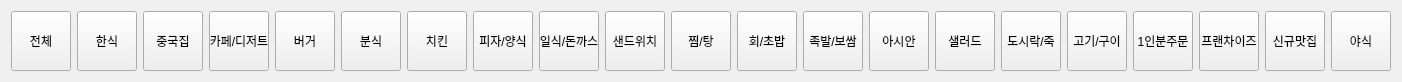
       <widget class="QWidget" name="scrollAreaWidgetContents">
        <property name="geometry">
         <rect>
          <x>-539</x>
          <y>0</y>
          <width>1400</width>
          <height>81</height>
         </rect>
        </property>
        <layout class="QHBoxLayout" name="horizontalLayout_3">
         <item>
          <layout class="QHBoxLayout" name="horizontalLayout">
           <item>
            <widget class="QPushButton" name="pushButton_6">
             <property name="minimumSize">
              <size>
               <width>60</width>
               <height>60</height>
              </size>
             </property>
             <property name="text">
              <string>전체</string>
             </property>
             <property name="checkable">
              <bool>true</bool>
             </property>
             <attribute name="buttonGroup">
              <string notr="true">buttonGroup_2</string>
             </attribute>
            </widget>
           </item>
           <item>
            <widget class="QPushButton" name="pushButton_16">
             <property name="minimumSize">
              <size>
               <width>60</width>
               <height>60</height>
              </size>
             </property>
             <property name="text">
              <string>한식</string>
             </property>
             <property name="checkable">
              <bool>true</bool>
             </property>
             <attribute name="buttonGroup">
              <string notr="true">buttonGroup_2</string>
             </attribute>
            </widget>
           </item>
           <item>
            <widget class="QPushButton" name="pushButton_7">
             <property name="minimumSize">
              <size>
               <width>60</width>
               <height>60</height>
              </size>
             </property>
             <property name="text">
              <string>중국집</string>
             </property>
             <property name="checkable">
              <bool>true</bool>
             </property>
             <attribute name="buttonGroup">
              <string notr="true">buttonGroup_2</string>
             </attribute>
            </widget>
           </item>
           <item>
            <widget class="QPushButton" name="pushButton_10">
             <property name="minimumSize">
              <size>
               <width>60</width>
               <height>60</height>
              </size>
             </property>
             <property name="text">
              <string>카페/디저트</string>
             </property>
             <property name="checkable">
              <bool>true</bool>
             </property>
             <attribute name="buttonGroup">
              <string notr="true">buttonGroup_2</string>
             </attribute>
            </widget>
           </item>
           <item>
            <widget class="QPushButton" name="pushButton_17">
             <property name="minimumSize">
              <size>
               <width>60</width>
               <height>60</height>
              </size>
             </property>
             <property name="text">
              <string>버거</string>
             </property>
             <property name="checkable">
              <bool>true</bool>
             </property>
             <attribute name="buttonGroup">
              <string notr="true">buttonGroup_2</string>
             </attribute>
            </widget>
           </item>
           <item>
            <widget class="QPushButton" name="pushButton_14">
             <property name="minimumSize">
              <size>
               <width>60</width>
               <height>60</height>
              </size>
             </property>
             <property name="text">
              <string>분식</string>
             </property>
             <property name="checkable">
              <bool>true</bool>
             </property>
             <attribute name="buttonGroup">
              <string notr="true">buttonGroup_2</string>
             </attribute>
            </widget>
           </item>
           <item>
            <widget class="QPushButton" name="pushButton_19">
             <property name="minimumSize">
              <size>
               <width>60</width>
               <height>60</height>
              </size>
             </property>
             <property name="text">
              <string>치킨</string>
             </property>
             <property name="checkable">
              <bool>true</bool>
             </property>
             <attribute name="buttonGroup">
              <string notr="true">buttonGroup_2</string>
             </attribute>
            </widget>
           </item>
           <item>
            <widget class="QPushButton" name="pushButton_11">
             <property name="minimumSize">
              <size>
               <width>60</width>
               <height>60</height>
              </size>
             </property>
             <property name="text">
              <string>피자/양식</string>
             </property>
             <property name="checkable">
              <bool>true</bool>
             </property>
             <attribute name="buttonGroup">
              <string notr="true">buttonGroup_2</string>
             </attribute>
            </widget>
           </item>
           <item>
            <widget class="QPushButton" name="pushButton_8">
             <property name="minimumSize">
              <size>
               <width>60</width>
               <height>60</height>
              </size>
             </property>
             <property name="text">
              <string>일식/돈까스</string>
             </property>
             <property name="checkable">
              <bool>true</bool>
             </property>
             <attribute name="buttonGroup">
              <string notr="true">buttonGroup_2</string>
             </attribute>
            </widget>
           </item>
           <item>
            <widget class="QPushButton" name="pushButton_13">
             <property name="minimumSize">
              <size>
               <width>60</width>
               <height>60</height>
              </size>
             </property>
             <property name="text">
              <string>샌드위치</string>
             </property>
             <property name="checkable">
              <bool>true</bool>
             </property>
             <attribute name="buttonGroup">
              <string notr="true">buttonGroup_2</string>
             </attribute>
            </widget>
           </item>
           <item>
            <widget class="QPushButton" name="pushButton_20">
             <property name="minimumSize">
              <size>
               <width>60</width>
               <height>60</height>
              </size>
             </property>
             <property name="text">
              <string>찜/탕</string>
             </property>
             <property name="checkable">
              <bool>true</bool>
             </property>
             <attribute name="buttonGroup">
              <string notr="true">buttonGroup_2</string>
             </attribute>
            </widget>
           </item>
           <item>
            <widget class="QPushButton" name="pushButton_15">
             <property name="minimumSize">
              <size>
               <width>60</width>
               <height>60</height>
              </size>
             </property>
             <property name="text">
              <string>회/초밥</string>
             </property>
             <property name="checkable">
              <bool>true</bool>
             </property>
             <attribute name="buttonGroup">
              <string notr="true">buttonGroup_2</string>
             </attribute>
            </widget>
           </item>
           <item>
            <widget class="QPushButton" name="pushButton_18">
             <property name="minimumSize">
              <size>
               <width>60</width>
               <height>60</height>
              </size>
             </property>
             <property name="text">
              <string>족발/보쌈</string>
             </property>
             <property name="checkable">
              <bool>true</bool>
             </property>
             <attribute name="buttonGroup">
              <string notr="true">buttonGroup_2</string>
             </attribute>
            </widget>
           </item>
           <item>
            <widget class="QPushButton" name="pushButton_9">
             <property name="minimumSize">
              <size>
               <width>60</width>
               <height>60</height>
              </size>
             </property>
             <property name="text">
              <string>아시안</string>
             </property>
             <property name="checkable">
              <bool>true</bool>
             </property>
             <attribute name="buttonGroup">
              <string notr="true">buttonGroup_2</string>
             </attribute>
            </widget>
           </item>
           <item>
            <widget class="QPushButton" name="pushButton_12">
             <property name="minimumSize">
              <size>
               <width>60</width>
               <height>60</height>
              </size>
             </property>
             <property name="text">
              <string>샐러드</string>
             </property>
             <property name="checkable">
              <bool>true</bool>
             </property>
             <attribute name="buttonGroup">
              <string notr="true">buttonGroup_2</string>
             </attribute>
            </widget>
           </item>
           <item>
            <widget class="QPushButton" name="pushButton_23">
             <property name="minimumSize">
              <size>
               <width>60</width>
               <height>60</height>
              </size>
             </property>
             <property name="text">
              <string>도시락/죽</string>
             </property>
             <property name="checkable">
              <bool>true</bool>
             </property>
             <attribute name="buttonGroup">
              <string notr="true">buttonGroup_2</string>
             </attribute>
            </widget>
           </item>
           <item>
            <widget class="QPushButton" name="pushButton_21">
             <property name="minimumSize">
              <size>
               <width>60</width>
               <height>60</height>
              </size>
             </property>
             <property name="text">
              <string>고기/구이</string>
             </property>
             <property name="checkable">
              <bool>true</bool>
             </property>
             <attribute name="buttonGroup">
              <string notr="true">buttonGroup_2</string>
             </attribute>
            </widget>
           </item>
           <item>
            <widget class="QPushButton" name="pushButton_22">
             <property name="minimumSize">
              <size>
               <width>60</width>
               <height>60</height>
              </size>
             </property>
             <property name="text">
              <string>1인분주문</string>
             </property>
             <property name="checkable">
              <bool>true</bool>
             </property>
             <attribute name="buttonGroup">
              <string notr="true">buttonGroup_2</string>
             </attribute>
            </widget>
           </item>
           <item>
            <widget class="QPushButton" name="pushButton_24">
             <property name="minimumSize">
              <size>
               <width>60</width>
               <height>60</height>
              </size>
             </property>
             <property name="text">
              <string>프랜차이즈</string>
             </property>
             <property name="checkable">
              <bool>true</bool>
             </property>
             <attribute name="buttonGroup">
              <string notr="true">buttonGroup_2</string>
             </attribute>
            </widget>
           </item>
           <item>
            <widget class="QPushButton" name="pushButton_25">
             <property name="minimumSize">
              <size>
               <width>60</width>
               <height>60</height>
              </size>
             </property>
             <property name="text">
              <string>신규맛집</string>
             </property>
             <property name="checkable">
              <bool>true</bool>
             </property>
             <attribute name="buttonGroup">
              <string notr="true">buttonGroup_2</string>
             </attribute>
            </widget>
           </item>
           <item>
            <widget class="QPushButton" name="pushButton_26">
             <property name="minimumSize">
              <size>
               <width>60</width>
               <height>60</height>
              </size>
             </property>
             <property name="text">
              <string>야식</string>
             </property>
             <property name="checkable">
              <bool>true</bool>
             </property>
             <attribute name="buttonGroup">
              <string notr="true">buttonGroup_2</string>
             </attribute>
            </widget>
           </item>
          </layout>
         </item>
        </layout>
       </widget>
